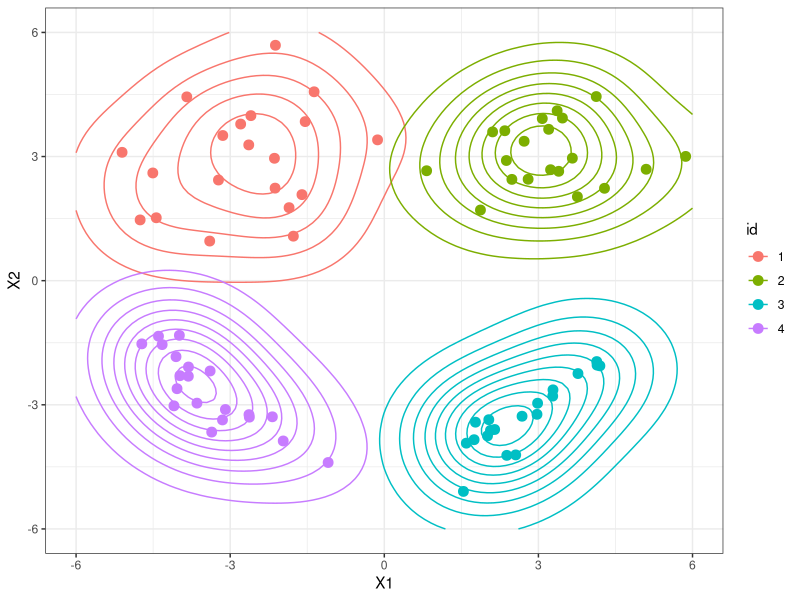
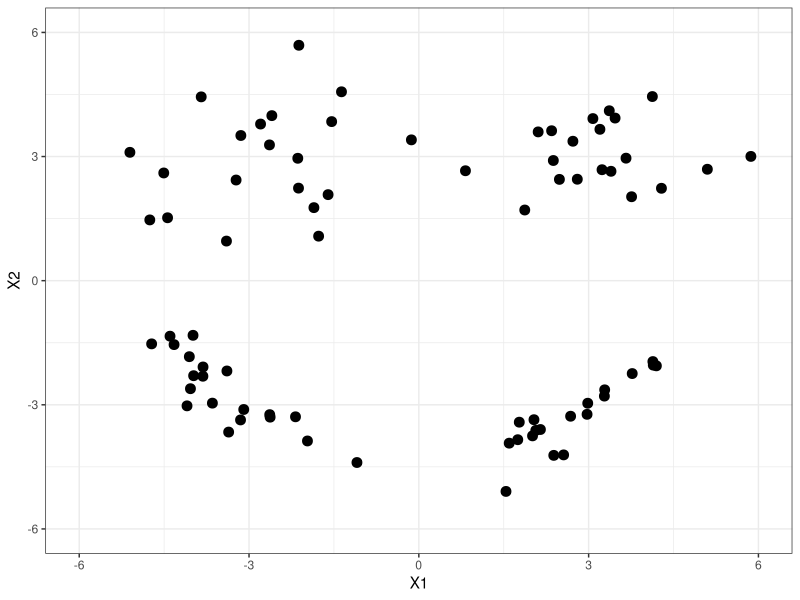

Recreate these plots in R, in order. (Note: this script raises an error after producing the figures.)
## ---- chunk 1
library(mvtnorm)
library(ggplot2)
library(car) #for plotting ellipses
#library(plyr)
#library(MCMCpack)
## ---- chunk 2
genCluster<-function(n,id,mu=c(0,0),sigma=diag(2)){
  d<-data.frame(rmvnorm(n,mean=mu,sigma=sigma))
  d$id<-id
  return(d)
}

#upper left- isotropic
red<-genCluster(20,"1",mu=c(-3,3)) #sigma=cbind(c(2,-.5),c(-.5,2))
#upper right- stretched horizontally
blue<-genCluster(20,"2",c(3,3),sigma=matrix(c(1.5,0,0,.5),nrow=2))
#lower right- positive correlation
green<-genCluster(20,"3",c(3,-3),sigma=matrix(c(1,.8,.8,1),nrow=2))
#lower left- negative correlation
black<-genCluster(20,"4",c(-3,-3),sigma=matrix(c(1,-.8,-.8,1),nrow=2))
dat<-rbind(red,blue,green,black)
ggplot(data=dat,aes(x=X1,y=X2,color=id))+geom_point(size=3)+theme_bw()+geom_density2d(h=4)+xlim(-6,6)+ylim(-6,6)
ggplot(data=dat,aes(x=X1,y=X2))+geom_point(size=3)+theme_bw()+xlim(-6,6)+ylim(-6,6)
## ---- chunk 3
# rstick<-function(K,alpha){
#   # returns a truncated stick breaking vector of weights
#   # alpha is concentration parameter
#   # K is the number of weights, set K to a large value to more closely approximate the true stick breaking distribution
#   # large alpha-> few clusters
#   # small alpha-> many clusters
#   betas<-rbeta(K,1,alpha)
#   betas[K]<-1 #truncation part
#   lbetas<-log(betas)
#   log_cumsum_1minus_betas<-c(0,cumsum(log(1-betas))[1:K-1])
#   return(exp(lbetas+log_cumsum_1minus_betas))
# }
# # test this function
# stopifnot(sum(rstick(1,10))==1)

rstick<-function(alpha,categ_counts){
  # returns a truncated stick breaking vector of weights
  # alpha is (prior) concentration parameter
  # large alpha-> few clusters
  # small alpha-> many clusters
  # categ_counts is a vector of sufficient statistics
  # categ_counts[h] is number of data points observed in category "h"
  # categ_counts = sum_{i=1}^n I(Z_i=h)
  # set categ_counts=rep(0,K) to sample from the prior.
  K<-length(categ_counts)
  #compute parameter for second part of stick breaking betas
  #ss_gt = sum_{i=1}^n I(Z_i>h) for each of the categoris h=1...K
  ss_gt<-sum(categ_counts)-cumsum(categ_counts)
  betas<-rbeta(K,1+categ_counts,alpha+ss_gt)
  betas[K]<-1 #truncation part
  lbetas<-log(betas)
  log_cumsum_1minus_betas<-c(0,cumsum(log(1-betas))[1:K-1])
  return(exp(lbetas+log_cumsum_1minus_betas))
}
# test this function
stopifnot(sum(rstick_post(1,c(5,3,8))==1))

rdp_prior<-function(K,alpha,H){
  # return samples from a dirichlet process prior with concentration parameter alpha and base measure H.
  # uses stick breaking method rather than chinese restaurant process
  # truncates stick breaking after K clusters
  # calling H(K) should produce K random samples from distribution H
  # returns a list of probabilities and atoms
  # ie, one sample from rdp is a probability measure over the atoms
  pi_vals<-rstick(alpha,rep(0,K))
  atoms<-H(K)
  return(list(probs=pi_vals,atoms=atoms))
}

visualize_dp_1d<-function(alpha,H=rnorm,H_density=dnorm,K=100){
  # handy function for visualizing 1-dimensional DPs
  # "H_density" should be the density version of "H" for plotting
  test_dp<-data.frame(rdp_prior(K,alpha,H))
  ggbase<-ggplot(data=test_dp,aes(x=atoms,ymax=probs,ymin=0))+geom_linerange(size=2)+stat_function(fun=H_density,linetype=2)+ylab("probability density or mass")+theme_bw()
  return(ggbase)
}

visualize_dp_1d(1)+ggtitle("DP with Normal(0,1) Base Measure, alpha=1")
visualize_dp_1d(10)+ggtitle("DP with Normal(0,1) Base Measure, alpha=10")
## ---- chunk 4
rNW<-function(m,k,df,precision_matrix){
  # return a single sample from the normal-wishart distribution
  # m is mean parameter
  # k is related to "sample size" for mean. Large value==high confidence in m
  # precision_matrix is inverse of the covariance matrix
  # df is "sample size" for covariance matrix. Large value==high confidence
  # probability model:
  # Lambda ~ Wishart(precision_matrix,df)
  # equivalently, Sigma=Lambda^{-1}~ Inverse Wishart(S,nu=df+D+1) 
  # where D is dimensionality
  # mu|Sigma ~ Normal(m,(1/k)*S)
  #Lambda0<-solve(S)
  #stopifnot(df>0)
  D<-length(m)
  #stopifnot(all(dim(precision_matrix)==D))
  nu<-df+D+1
  Lambda<-drop(rWishart(1,df,precision_matrix))
  Sigma<-solve(Lambda)
  mean_sim<-drop(rmvnorm(1,m,Sigma/k))
  return(list(mean=mean_sim,precision=Lambda,cov=Sigma))
}
# test the function using strongly informative prior
nsim<-1000
vals<-replicate(nsim,rNW(c(5,-5),10,10,matrix(c(1,.5,.5,1),nrow=2)),simplify=FALSE)
rowMeans(sapply(vals,function(x){x$mean})) #should be (5,-5)
#empirical mean of precision matrices should be matrix(10,5,5,10)
Reduce("+",lapply(vals,function(x){x$precision}))/nsim
## ---- chunk 5
dp_gmm_prior<-function(N,K,alpha,m,k,df,precision_matrix,verbose=FALSE){
  # return N samples from DP mixture of gaussians
  # K is truncation level of stick breaking process (upper bound on #clusters)
  # alpha is concentration parameter 
  #gaussian base measure hyperparams m,k,df, and precision matrix defined in rNW function
  probs<-rstick(alpha,rep(0,K))
  params_unique<-replicate(K,rNW(m,k,df,precision_matrix),simplify=FALSE)
  params<-sample(params_unique,N,replace=TRUE,prob=probs)
  vals<-vapply(params,function(x){rmvnorm(1,x$mean,x$cov)},rep(0.0,length(m)))
  if(verbose) print(paste("Number of clusters=",length(unique(params))))
  attr(vals,"nclust")<-length(unique(params))
  return(t(vals))
}
vals<-dp_gmm_prior(1000,100,1,c(5,-5),.1,3,matrix(c(1,.5,.5,1),nrow=2),verbose=TRUE)
#colMeans(vals) #should be about c(5,-5)
plot(vals)
hist(vals[,1],probability=TRUE) #marginal of simulated data
curve(dnorm(x,mean=5,sd=3),from=-20,to=40,add=TRUE) #compare to base meas.
hist(vals[,2],probability=TRUE)
curve(dnorm(x,mean=-5,sd=3),from=-40,to=20,add=TRUE)
ggplot(data=data.frame(vals),aes(x=X1,y=X2))+geom_point(size=.5)+geom_density2d()+theme_bw()
#ggsave("DP_GMM.pdf")
## ---- chunk 6
# inputs:
# y is a matrix where each row is a data point
# alpha is the concentration parameter
# H is the base distribution
alpha<-1
y<-as.matrix(dat[,1:2])
k0<-.01 #diffuse prior for means
D<-ncol(y)
nu0<-D+2 #diffuse prior for covariance matrix
# set other hyperparameters based on empirical bayes approach
ymean<-colMeans(y)
ycov<-cov(y)
m0<-ymean
S0_inv<-solve(ycov)
# set base measure also by empirical bayes if not specified
if(is.null(H)) H<-function(n){rmvnorm(n,mean=ymean,sigma=S0)}
#update hyperparameters based on data
N<-nrow(y)
kn<-k0+N
mn <- (k0*m0+colSums(y))/kn
nun<-nu0+N
Sn<-solve(S0_inv+t(y)%*%y+k0*(m0 %o% m0) - kn*(mn %o% mn))
ggplot(data=dat)+geom_point(aes(x=X1,y=X2,color=id),size=2)
ellipse(mn,Sn,radius=1,grid=FALSE,add=TRUE)
